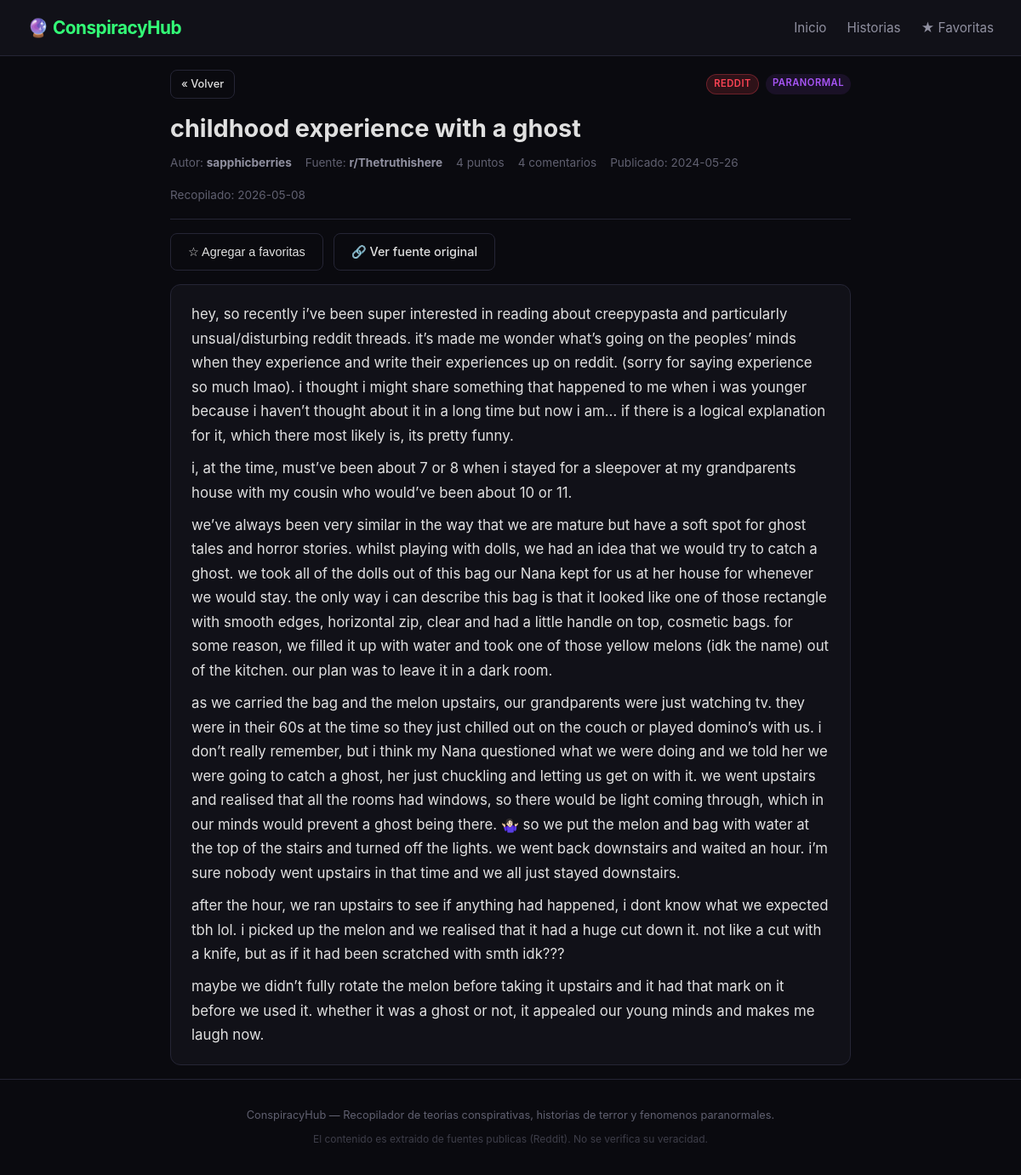
The page /stories/81 on the database its author committed.
### tables this page shows
CREATE TABLE stories (
    id INTEGER PRIMARY KEY AUTOINCREMENT,
    title TEXT NOT NULL,
    content TEXT DEFAULT '',
    author TEXT DEFAULT '',
    source TEXT NOT NULL,
    source_url TEXT NOT NULL,
    sub_source TEXT DEFAULT '',
    score INTEGER DEFAULT 0,
    comment_count INTEGER DEFAULT 0,
    category TEXT DEFAULT 'paranormal',
    published_at TIMESTAMP,
    fetched_at TIMESTAMP DEFAULT CURRENT_TIMESTAMP,
    is_favorite INTEGER DEFAULT 0
);

### app.py (the view)
@app.get("/stories/{story_id}", response_class=HTMLResponse)
async def story_detail(request: Request, story_id: int):
    story = get_story(story_id)
    if not story:
        return templates.TemplateResponse(
            "story_detail.html",
            {"request": request, "story": None, "categories": CATEGORIES},
            status_code=404,
        )
    return templates.TemplateResponse(
        "story_detail.html",
        {"request": request, "story": story, "categories": CATEGORIES},
    )

### templates/story_detail.html (shortened to what this page needs)
{% extends "base.html" %}
{% block content %}
{% if story %}
<article class="story-detail">
    <div class="story-header">
        <a href="/stories" class="btn btn-outline btn-sm">&laquo; Volver</a>
        <div class="story-badges">
            <span class="badge badge-{{ story.source }}">{{ story.source }}</span>
            <span class="badge badge-{{ story.category }}">{{ story.category }}</span>
        </div>
    </div>
    <h1 class="story-title">{{ story.title }}</h1>
    <div class="story-info">
        {% if story.author %}<span>Autor: <strong>{{ story.author }}</strong></span>{% endif %}
        {% if story.sub_source %}<span>Fuente: <strong>{% if story.source == 'reddit' %}r/{% endif %}{{ story.sub_source }}</strong></span>{% endif %}
        <span>{{ story.score }} puntos</span>
        <span>{{ story.comment_count }} comentarios</span>
        <span>Publicado: {{ story.published_at[:10] if story.published_at else '?' }}</span>
        <span>Recopilado: {{ story.fetched_at[:10] if story.fetched_at else '?' }}</span>
    </div>
    <div class="story-actions">
        <button class="btn btn-outline favorite-btn" data-id="{{ story.id }}" data-fav="{{ story.is_favorite }}">
            {% if story.is_favorite %}&#9733; Quitar de favoritas{% else %}&#9734; Agregar a favoritas{% endif %}
        </button>
        <a href="{{ story.source_url }}" target="_blank" rel="noopener" class="btn btn-outline">
            &#128279; Ver fuente original
        </a>
    </div>
    <div class="story-content">
        {% if story.content %}
            {% for paragraph in story.content.strip().split('\n') %}
                {% if paragraph.strip() %}
                    <p>{{ paragraph }}</p>
                {% endif %}
            {% endfor %}
        {% else %}
            <p class="no-content"><em>Esta historia no tiene contenido de texto. <a href="{{ story.source_url }}" target="_blank" rel="noopener">Ver en la fuente original</a>.</em></p>
        {% endif %}
    </div>
</article>
{% else %}
<div class="empty-state">
    <p>&#128128; Historia no encontrada.</p>
    <p>Esta historia ya no existe o fue eliminada.</p>
    <a href="/stories" class="btn btn-primary">Ver todas las historias</a>
</div>
{% endif %}
{% endblock %}

### static/style.css (style rules this page uses)
:root { --bg-primary: #0a0a0f; --bg-secondary: #111118; --bg-card: #16161f; --bg-card-hover: #1e1e2a; --text-primary: #e0e0e0; --text-secondary: #9090a0; --text-muted: #606070; --accent-green: #33ff77; --accent-red: #ff4455; --accent-purple: #a855f7; --accent-blue: #3388ff; --accent-orange: #ff8844; --border: #252535; --border-hover: #3a3a4a; --radius: 8px; --radius-lg: 12px; --shadow: 0 2px 12px rgba(0, 0, 0, 0.4); --transition: 0.2s ease; }
*, *::before, *::after { margin: 0; padding: 0; box-sizing: border-box; }
html { font-size: 16px; scroll-behavior: smooth; }
body { font-family: -apple-system, BlinkMacSystemFont, "Segoe UI", Roboto, Oxygen, Ubuntu, Cantarell, sans-serif; background: var(--bg-primary); color: var(--text-primary); line-height: 1.6; min-height: 100vh; display: flex; flex-direction: column; }
.btn { display: inline-block; padding: 0.6rem 1.25rem; border: 1px solid var(--border); border-radius: var(--radius); font-size: 0.9rem; font-weight: 500; cursor: pointer; text-decoration: none; transition: all var(--transition); color: var(--text-primary); background: var(--bg-card); }
.btn-sm { padding: 0.35rem 0.75rem; font-size: 0.8rem; }
.btn-outline { background: transparent; border: 1px solid var(--border); }
.badge { display: inline-block; padding: 0.15rem 0.5rem; border-radius: 20px; font-size: 0.7rem; font-weight: 600; text-transform: uppercase; letter-spacing: 0.5px; }
.badge-reddit { background: rgba(255, 68, 85, 0.15); color: var(--accent-red); border: 1px solid rgba(255, 68, 85, 0.3); }
.badge-paranormal { background: rgba(168, 85, 247, 0.1); color: var(--accent-purple); }
.story-detail { max-width: 800px; margin: 0 auto; }
.story-header { display: flex; justify-content: space-between; align-items: center; margin-bottom: 1rem; }
.story-badges { display: flex; gap: 0.5rem; }
.story-title { font-size: 1.8rem; color: var(--text-primary); margin-bottom: 0.75rem; line-height: 1.3; }
.story-info { display: flex; flex-wrap: wrap; gap: 1rem; color: var(--text-muted); font-size: 0.85rem; margin-bottom: 1rem; padding-bottom: 1rem; border-bottom: 1px solid var(--border); }
.story-info strong { color: var(--text-secondary); }
.story-actions { display: flex; gap: 0.75rem; margin-bottom: 1rem; }
.story-content { background: var(--bg-secondary); border: 1px solid var(--border); border-radius: var(--radius-lg); padding: 1.25rem 1.5rem; line-height: 1.7; color: var(--text-primary); font-size: 1.05rem; word-wrap: break-word; }
.story-content p { margin-bottom: 0.6rem; white-space: pre-wrap; }
.story-content p:last-child { margin-bottom: 0; }

### rows shown on the page
stories: source "REDDIT", category "PARANORMAL", title "childhood experience with a ghost", author "sapphicberries", sub_source "Thetruthishere", score "4", comment_count "4", published_at "2024-05-26", fetched_at "2026-05-08"

### other values the page prints
{{ paragraph }} "i, at the time, must’ve been about 7 or 8 when i stayed for a sleepover at my grandparents house with my cousin who would’ve been about 10 or 11." "maybe we didn’t fully rotate the melon before taking it upstairs and it had that mark on it before we used it. whether it was a ghost or not, it appealed our young minds and makes me laugh now."
